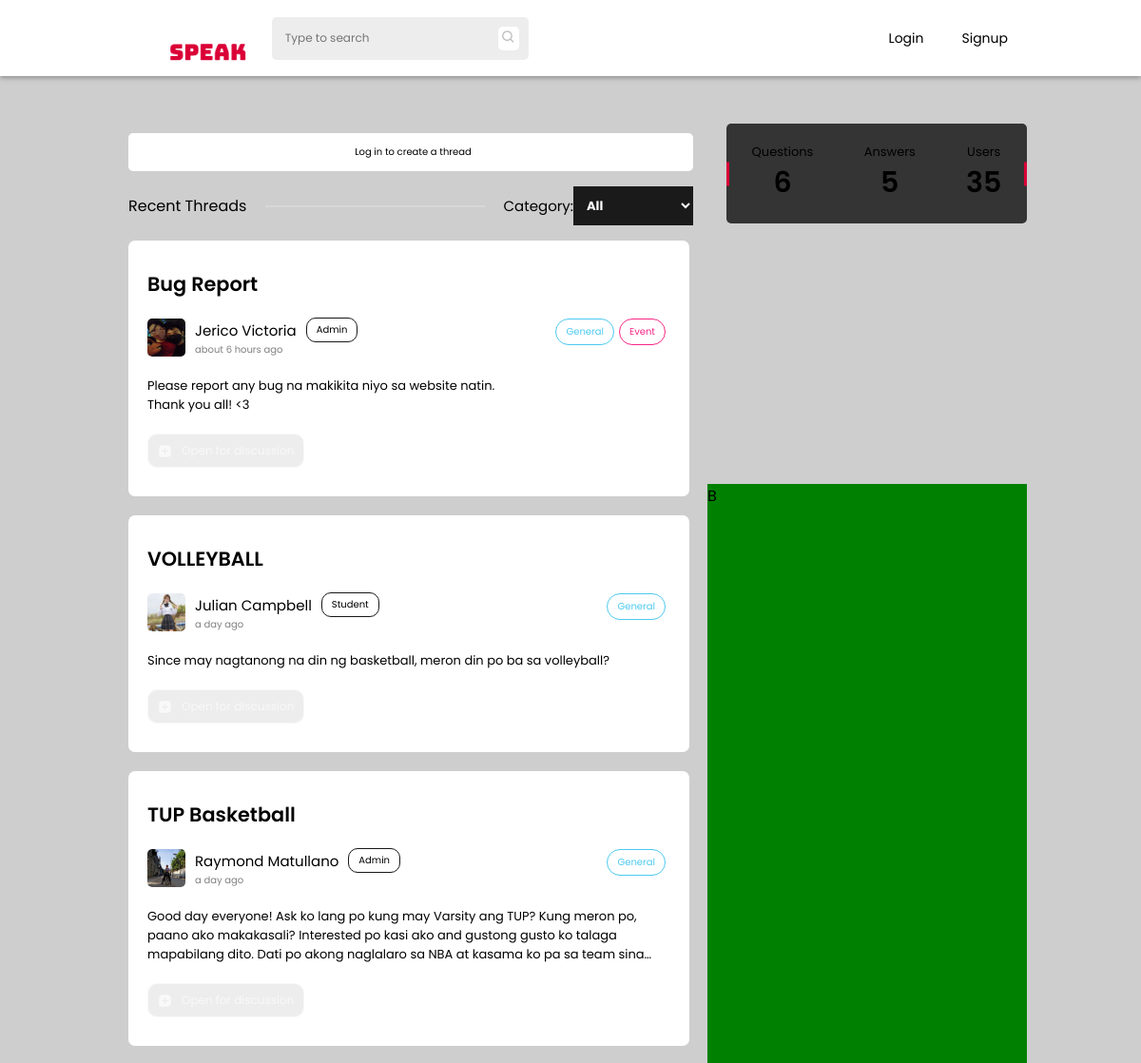
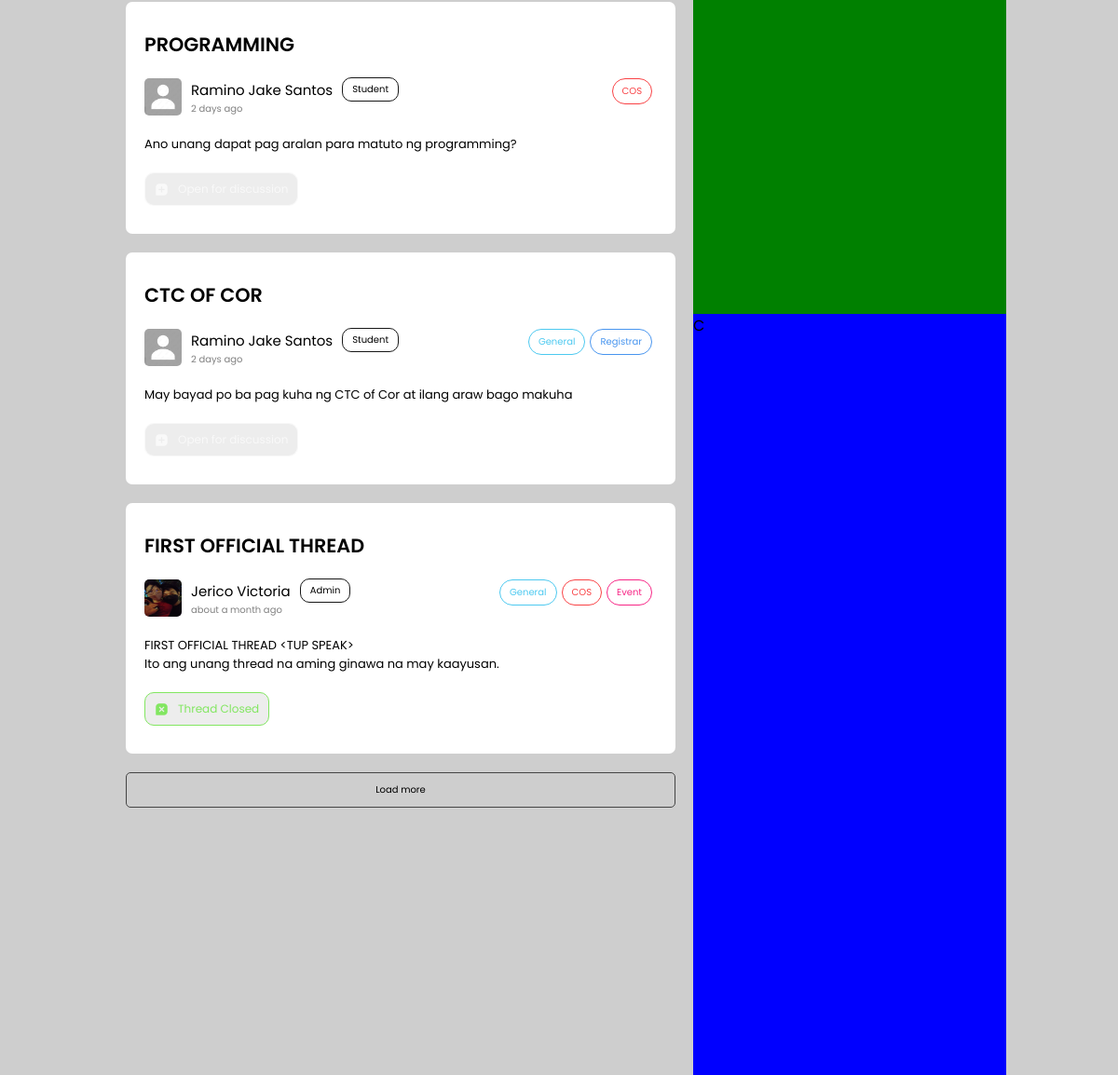
The app's page /home.php with its own data (2 pictures, top to bottom).
### tables this page shows
CREATE TABLE `threads` (
  `id` int(11) NOT NULL,
  `thread_id` varchar(255) NOT NULL,
  `author` varchar(255) NOT NULL,
  `title` varchar(255) NOT NULL,
  `body` longtext NOT NULL,
  `tags` varchar(255) NOT NULL,
  `status` int(1) NOT NULL DEFAULT 0,
  `thread_status` varchar(255) NOT NULL DEFAULT 'pending',
  `date_posted` date NOT NULL DEFAULT current_timestamp(),
  `time_posted` time NOT NULL DEFAULT current_timestamp()
);

CREATE TABLE `users` (
  `id` int(11) NOT NULL,
  `uid` varchar(255) NOT NULL,
  `firstname` varchar(255) NOT NULL,
  `lastname` varchar(255) NOT NULL,
  `email` varchar(255) NOT NULL,
  `password` varchar(255) NOT NULL,
  `avatar` varchar(255) NOT NULL DEFAULT 'assets/images/avatar/default.jpg',
  `cover` varchar(255) NOT NULL DEFAULT 'assets/images/avatar/default-cover.jpg',
  `birthdate` date NOT NULL,
  `privileged` tinyint(1) NOT NULL DEFAULT 0,
  `campus` varchar(100) NOT NULL DEFAULT 'Manila',
  `bio` text NOT NULL,
  `account_type` varchar(255) NOT NULL DEFAULT 'student',
  `restricted` tinyint(1) DEFAULT 0,
  `restricted_reason` varchar(255) DEFAULT NULL
);

### php-scripts/home-scripts.php (the view, shortened to what this page needs)
<?php
    include('db.php');
    function fetchThreads($limit, $category){
        global $conn;
        $sql = "SELECT * FROM threads WHERE thread_status NOT IN ('pending','declined') AND tags LIKE '%".$category."%' ORDER BY id DESC LIMIT $limit, 10";
        $thread = $conn->query($sql) or die ($conn->error);
        $row = $thread->fetch_assoc();
        if (!empty($row)){
            do{
            $user = mysqli_query($conn, "SELECT * FROM users WHERE uid='{$row["author"]}'");
            $data = mysqli_fetch_array($user);
            if ($data){
                $author_given_name = $data['firstname'];
                $author_family_name = $data['lastname'];
                $author_avatar = $data['avatar'];
                $author_type = $data['account_type'];
            }
            $thread_status = ($row['thread_status'] == "open") ? "Open for discussion" : "Thread Closed";
            $thread_icon = ($row['thread_status'] == "open") ? "bxs-message-square-add" : "bxs-message-square-x";
            $thread_class = ($row['thread_status'] == "open") ? "open" : "closed";
            ?>
                <div class="thread" data-thread="<?php echo $row['thread_id'] ?>">
                    <div class="thread-title"><?php echo $row['title']?></div>
                    <div class="thread-author">
                        <div class="thread-author-details">
                            <img class="thread-avatar" src="<?php echo $author_avatar ?>" alt="">
                            <div class="thread-details">
                                <div class="thread-user">
                                    <p class="thread-name" data-acct="<?php echo $row['author'] ?>"><?php echo $author_given_name . " " . $author_family_name ?></p>
                                    <p class="thread-user-type"><?php echo ucfirst($author_type) ?></p>
                                </div>
                                <p class="thread-published" data-date="<?php echo $row['thread_id'] ?>"></p>
                            </div>
                        </div>
                        <div class="tags-container">
                            <?php
                                $array = json_decode($row['tags']);
                                foreach($array as $key => $value){
                                    for($i = 0; $i < count($value); $i++){
                                        $class = $value[$i];
                                        switch ($value[$i]) {
                                            case 'cos':
                                                $out = "COS";
                                                break;
                                            default:
                                                $out = ucfirst($value[$i]);
                                                break;
                                        }
                                        echo '<span class="thread-tags '.$class.'">'.$out.'</span>';
                                    }
                                }
                            ?>
                        </div>
                    </div>
                    <div class="thread-content">
                        <p class="thread-content-text"><?php echo jsonToHtml($row['body']) ?></p>
                    </div>
                    <div class="thread-buttons">
                        <div class="thread-add-response <?php echo $thread_class ?>">
                            <i class='bx <?php echo $thread_icon ?>'></i>
                            <p><?php echo $thread_status ?></p>
                        </div>
                    </div>
                </div>
            <?php
            } while ($row = $thread->fetch_assoc());
        }
    }
    function jsonToHtml($jsonStr) {
        $obj = json_decode($jsonStr);
        $html = '';
        foreach ($obj->blocks as $block) {
            switch ($block->type) {
                case 'paragraph':
                    $html .= '<p>' . $block->data->text . '</p>';
                    break;
                case 'header':
                    $html .= '<p>' . $block->data->text . '</p>';
                    break;
                default:
                    break;
            }
        }
        return $html;
    }
?>

### styles/default.css (style rules this page uses)
* { padding: 0; margin: 0; transition: ease .3s; font-family: 'Poppins', sans-serif; color: black; }
:root { --primary: #da0037; --primary-dark: #ae002b; --secondary: #f16e8f; --student: #ACDF87; --gray: #444444; --gray-dark: #171717; --gray-light: #EDEDED; --gray-lighter: rgb(190, 190, 190); --card-bg: #ffffff; --card-secondary: rgb(172, 172, 172); --dark: #1A1A1B; --dark-secondary: #343434; --input-border: rgba(0,0,0,.3); --link-color: #2E88FE; --light: #fff; --light-color: #000; --dark-color: #fff; }
html,body { scroll-behavior: smooth; overflow: hidden; background: #cecece; height: 100vh; width: 100vw; }

### styles/home.css (style rules this page uses)
:root { --general: #4CC9F0; --event: #F72585; --registrar: #4895EF; --cos: #F94144; --coe: #F3722C; --cafa: #F8961E; --cie: #F9844A; --cit: #F9C74F; --library: #4361EE; --vandalism: #E57A44; --bullying: #988F2A; --missing-item: #FBF7F4; --lgbtq: #A799B7; --suspension: #E8D9A6; }
.thread { padding: 30px 20px; background-color: var(--light); border-radius: 7px; margin-bottom: 20px; margin-right: 10px; cursor: pointer; }
.thread-title { font-weight: 600; font-size: 1.3em; cursor: pointer; }
.thread-author { margin: 20px 0; display: flex; align-items: center ; justify-content: space-between ; width: -webkit-fill-available; width: -moz-available; }
.thread-avatar { width: 40px; height: 40px; border-radius: 5px; }
.thread-details { margin: 0 10px; }
.thread-name { font-size: 15px; }
.thread-published { font-size: 10px; color: gray; }
.thread-user { display: flex; align-items: center; }
.thread-tags { font-size: 10px; padding: 5px 10px; border: 1px solid white; border-radius: 20px; margin-right: 5px; }
.thread-user-type { font-size: 10px; padding: 4px 10px; margin: 0 10px; border-radius: 10px; border: 1px solid var(--gray-dark); }
.thread-content { overflow: hidden; text-overflow: ellipsis; display: -webkit-box; -webkit-line-clamp: 3; -webkit-box-orient: vertical; font-size: 13px; }
.thread-content-text { font-size: 14px; }
.thread-buttons { display: flex; align-items: center; margin-top: 20px; }
.thread-save, .thread-add-response { height: 20px; width: fit-content; padding: 7px 10px; border-radius: 10px; background-color: var(--gray-light); margin-right: 10px; color: gray; }
.thread-add-response { width: fit-content; display: flex; align-items: center; font-size: 12px; }
.thread-add-response i, .thread-save i { color: gray; font-size: 15px; }
.thread-add-response i { margin-right: 10px; }
.tags-container { border-radius: 5px; background-color: var(--light); }
.closed i { color: rgb(130, 230, 97)!important; }
.closed { border: 1px solid rgb(130, 230, 97)!important; }
.closed p { color: rgb(130, 230, 97)!important; }
.open i { color: rgba(255, 255, 255, 0.65)!important; }
.open { border: 1px solid rgba(255, 255, 255, 0.65)!important; }
.open p { color: rgba(255, 255, 255, 0.65)!important; }
.thread-author-details { display: flex; align-items: center; }
.general { color: var(--general); border: 1px solid var(--general); }
.event { color: var(--event); border: 1px solid var(--event); }
.registrar { color: var(--registrar); border: 1px solid var(--registrar); }
.cos { color: var(--cos); border: 1px solid var(--cos); }
.tags-container { height: 40px; display: flex; align-items: flex-start; }

### styles/navbar.css (style rules this page uses)
:root { --navbar-height: 80px; }

### records on screen
threads: title "Bug Report", users.avatar (picture), users.firstname "Jerico", users.lastname "Victoria", users.account_type "Admin", out "General", out "Event", text "Please report any bug na makikita niyo sa website natin.", text "Thank you all! <3"
threads: title "VOLLEYBALL", users.avatar (picture), users.firstname "Julian", users.lastname "Campbell", users.account_type "Student", out "General", text "Since may nagtanong na din ng basketball, meron din po ba sa volleyball?"
threads: title "TUP Basketball", users.avatar (picture), users.firstname "Raymond", users.lastname "Matullano", users.account_type "Admin", out "General", text "Good day everyone! Ask ko lang po kung may Varsity ang TUP? Kung meron po, paano ako makakasali? Interested po kasi ako and gustong gusto ko talaga mapabilang dito. Dati po akong naglalaro sa NBA at kasama ko pa sa team…"
threads: title "PROGRAMMING", users.avatar (placeholder picture), users.firstname "Ramino Jake", users.lastname "Santos", users.account_type "Student", out "COS", text "Ano unang dapat pag aralan para matuto ng programming?"
threads: title "CTC OF COR", users.avatar (placeholder picture), users.firstname "Ramino Jake", users.lastname "Santos", users.account_type "Student", out "General", out "Registrar", text "May bayad po ba pag kuha ng CTC of Cor at ilang araw bago makuha"
threads: title "FIRST OFFICIAL THREAD", users.avatar (picture), users.firstname "Jerico", users.lastname "Victoria", users.account_type "Admin", out "General", out "COS", out "Event", text "FIRST OFFICIAL THREAD <TUP SPEAK>", text "Ito ang unang thread na aming ginawa na may kaayusan.", thread_status "Thread Closed"

### other values on screen
$questions "6"
$answers "5"
$users "35"
